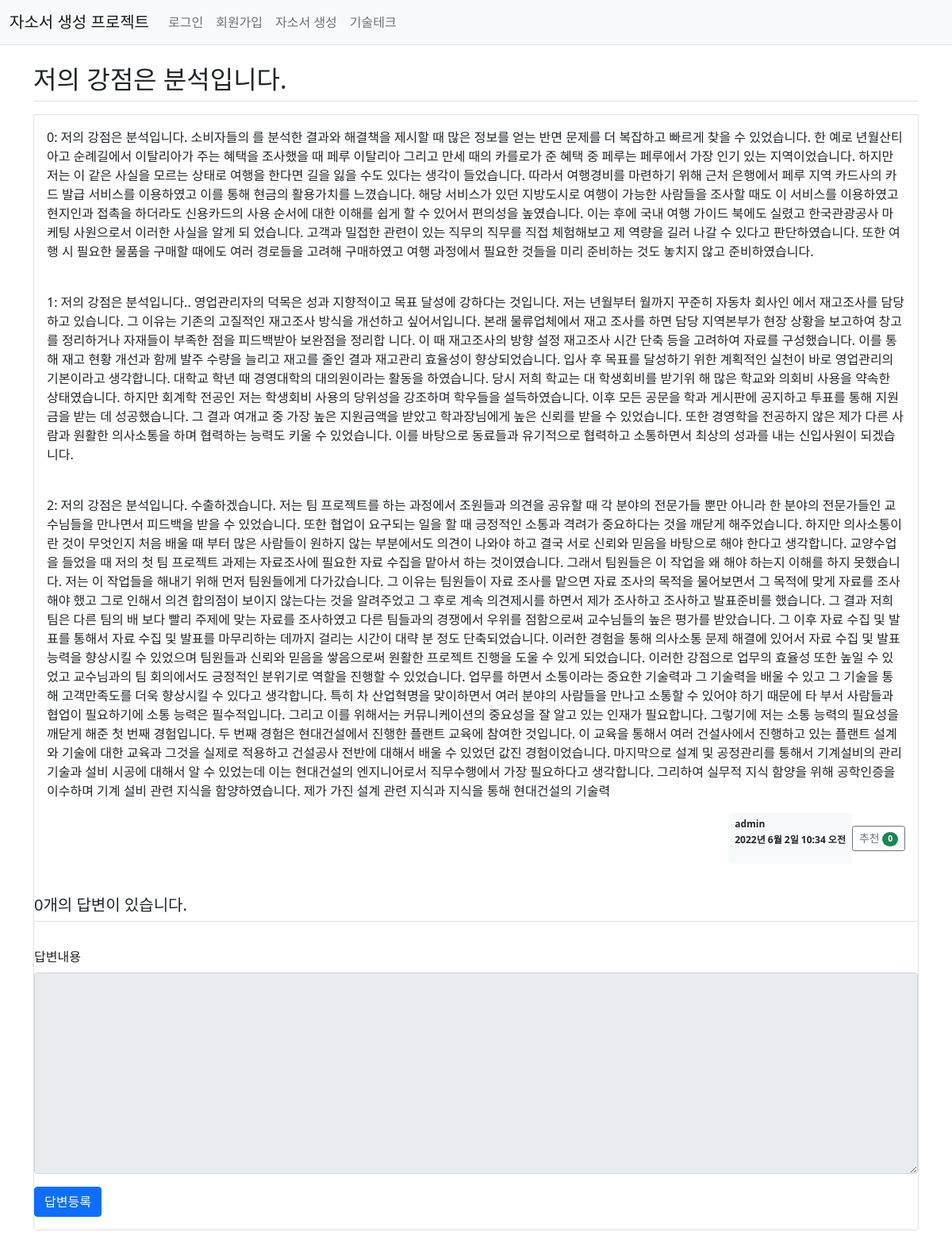
The app's page /test/26/ with its own data.
### test/models.py (models this page shows)
class Question(models.Model):
    author = models.ForeignKey(User, on_delete=models.CASCADE, related_name='author_question')
    subject = models.CharField(max_length=100)
    content = models.TextField()
    modify_date = models.DateTimeField(null=True, blank=True) # 수정일자
    create_date = models.DateTimeField()
    voter = models.ManyToManyField(User, related_name='voter_question')

### test/views/base_views.py (the view)
def detail(request, question_id):
    question = get_object_or_404(Question, pk=question_id)
    context = {'question': question}
    return render(request, 'test/question_detail.html',context)

### test/templatetags/test_filter.py (called while the page is built)
@register.filter()
def mark(value):
    extensions = ["nl2br", "fenced_code"]
    return mark_safe(markdown.markdown(value, extensions=extensions))

### templates/test/question_detail.html (shortened to what this page needs)
{% extends 'base.html' %}
{% load test_filter %}
{% block content %}
{% load static %}
<div class="container my-3">
    <h2 class="border-bottom py-2">{{ question.subject }}</h2>
    <div class="card my-3">
        <div class="card-body">
            <div class="card-text" style="white-space: pre-line;">{{ question.content|mark }}</div>
            <div class="d-flex justify-content-end">
                <div class="badge bg-light text-dark p-2 text-start">
                <div class="mb-2">{{ question.author.username }}</div>
                <div>{{ question.create_date }}</div>
            </div>
            <div class="my-3">
                <a href="javascript:void(0)" data-uri="{% url 'test:question_vote' question.id  %}"
                class="recommend btn btn-sm btn-outline-secondary"> 추천
                <span class="badge rounded-pill bg-success">{{question.voter.count}}</span>
                </a>
            </div>
        </div>
    </div>
    <h5 class="border-bottom my-3 py-2">{{question.answer_set.count}}개의 답변이 있습니다.</h5>
    <form action="{% url 'test:answer_create' question.id %}" method="post" class="my-3">
        <div class="mb-3">
            <label for="content" class="form-label">답변내용</label>
            <textarea {% if not user.is_authenticated %}disabled{% endif %}
                      name="content" id="content" class="form-control" rows="10"></textarea>
        </div>
        <input type="submit" value="답변등록" class="btn btn-primary">
    </form>
</div>
{% endblock %}

### records on screen
Question: subject "저의 강점은 분석입니다.", content|mark "0: 저의 강점은 분석입니다. 소비자들의 를 분석한 결과와 해결책을 제시할 때 많은 정보를 얻는 반면 문제를 더 복잡하고 빠르게 찾을 수 있었습니다. 한 예로 년월산티아고 순례길에서 이탈리아가 주는 혜택을 조사했을 때 페루 이탈리아 그리고 만세 때의 카를로가 준 혜택 중 페루는 페루에서 가장 인기 있는 지역이었습니다. 하지만 저는 이 같은 사실을 모르는 상태로 여행을 한다면 길을 잃을 수도 있다는 생각이 들었습니다. 따라서 여행경비를 마련하기 위해 근처 은행에서 페루 지역 카드사의 카드 발급 서비스를 이용하였고 이를 통해 현금의 활용가치를 느꼈습니다. 해당 서비스가 있던 지방도시로 여행이 가능한 사람들을 조사할 때도 이 서비스를 이용하였고 현지인과 접촉을 하더라도 신용카드의 사용 순서에 대한 이해를 쉽게 할 수 있어서 편의성을 높였습니다. 이는 후에 국내 여행 가이드 북에도 실렸고 한국관광공사 마케팅 사원으로서 이러한 사실을 알게 되 었습니다. 고객과 밀접한 관련이 있는 직무의 직무를 직접 체험해보고 제 역량을 길러 나갈 수 있다고 판단하였습니다. 또한 여행 시 필요한 물품을 구매할 때에도 여러 경로들을 고려해 구매하였고 여행 과정에서 필요한 것들을 미리 준비하는 것도 놓치지 않고 준비하였습니다. 1: 저의 강점은 분석입니다.. 영업관리자의 덕목은 성과 지향적이고 목표 달성에 강하다는 것입니다. 저는 년월부터 월까지 꾸준히 자동차…", author.username "admin", create_date "2022년 6월 2일 10:34 오전", voter.count "0", answer_set.count "0"
